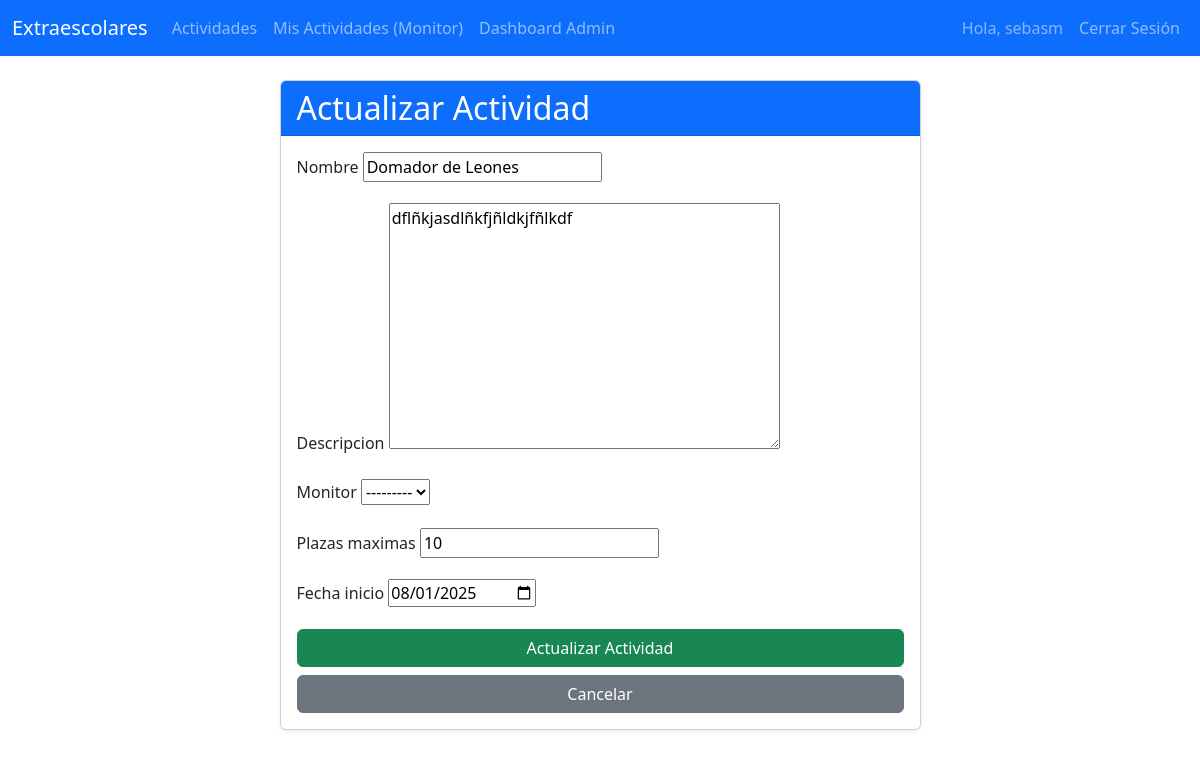
The page /actividades/admin-dashboard/actividades/editar/1/ (signed in) on the database as committed earlier.
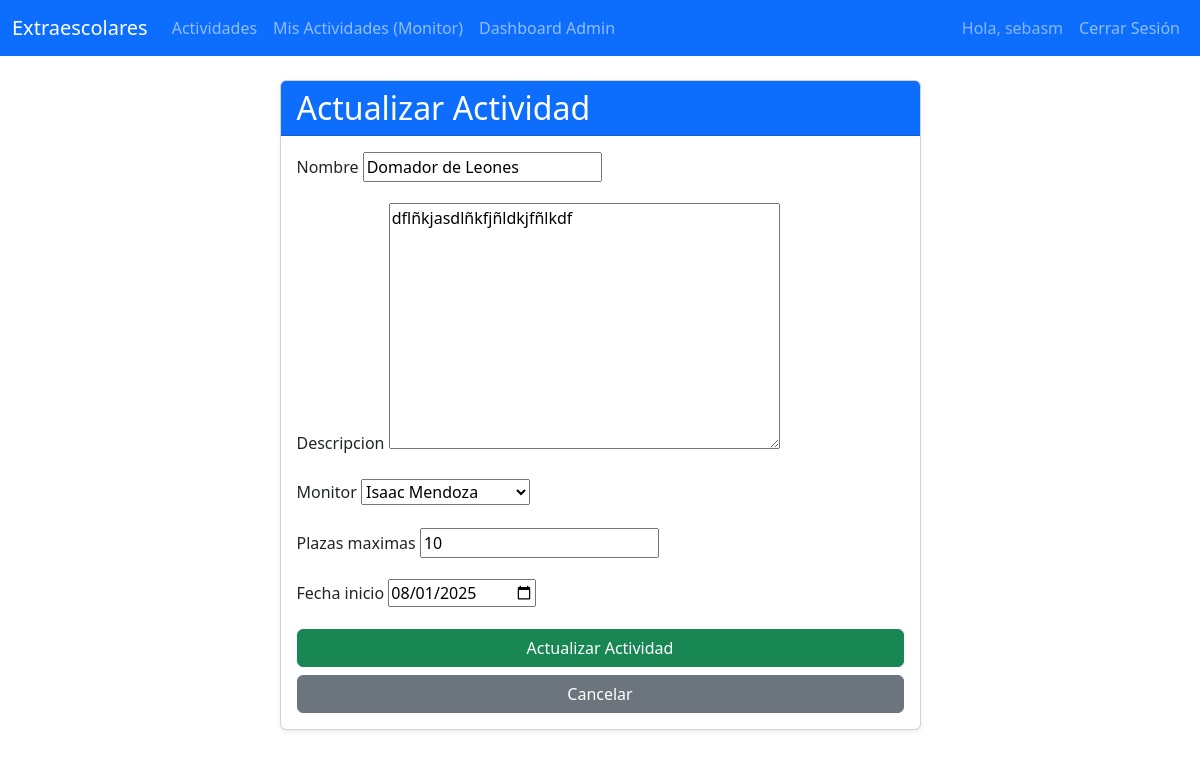
The same page on the database as committed later.
### actividades/models.py (models this page shows, shortened)
class Actividad(models.Model):
    nombre = models.CharField(max_length=200)
    descripcion = models.TextField()
    monitor = models.ForeignKey(Monitor, on_delete=models.SET_NULL, null=True, blank=True)
    plazas_maximas = models.IntegerField()
    fecha_inicio = models.DateField()

### actividades/views.py (the view)
# urls.py: path('admin-dashboard/actividades/editar/<int:pk>/', views.admin_editar_actividad, name='admin_editar_actividad'),
@login_required
@user_passes_test(is_admin, login_url='/login/')
def admin_editar_actividad(request, pk):
    actividad = get_object_or_404(Actividad, pk=pk)
    if request.method == 'POST':
        form = ActividadForm(request.POST, instance=actividad)
        if form.is_valid():
            form.save()
            messages.success(request, 'Actividad actualizada exitosamente.')
            return redirect('admin_lista_actividades')
    else:
        form = ActividadForm(instance=actividad)
    return render(request, 'actividades/admin_actividad_form.html', {'form': form, 'action': 'Actualizar'})

### actividades/forms.py
class ActividadForm(forms.ModelForm):
    class Meta:
        model = Actividad
        fields = ['nombre', 'descripcion', 'monitor', 'plazas_maximas', 'fecha_inicio']
        widgets = {
            'fecha_inicio': forms.DateInput(attrs={'type': 'date'}), # Para un selector de fecha HTML5
        }

### actividades/models.py (called while the page is built)
    def __str__(self):
        return self.nombre_completo

### actividades/views.py (called while the page is built)
def is_admin(user):
    return user.is_authenticated and user.is_staff

### templates/actividades/admin_actividad_form.html (shortened to what this page needs)
{% extends 'base.html' %}
{% block content %}
<div class="row justify-content-center">
    <div class="col-md-8 col-lg-7">
        <div class="card shadow-sm">
            <div class="card-header bg-primary text-white">
                <h2 class="mb-0">{{ action }} Actividad</h2>
            </div>
            <div class="card-body">
                <form method="post">
                    {% for field in form %}
                        <div class="mb-3">
                            <label for="{{ field.id_for_label }}" class="form-label">{{ field.label }}</label>
                            {{ field }}
                        </div>
                    {% endfor %}
                    <button type="submit" class="btn btn-success w-100">{{ action }} Actividad</button>
                    <a href="{% url 'admin_lista_actividades' %}" class="btn btn-secondary w-100 mt-2">Cancelar</a>
                </form>
            </div>
        </div>
    </div>
</div>
{% endblock %}

Rows that differ between the two databases and show on the page:
changed Actividad "Domador de Leones": monitor "---------" → "Isaac Mendoza"
